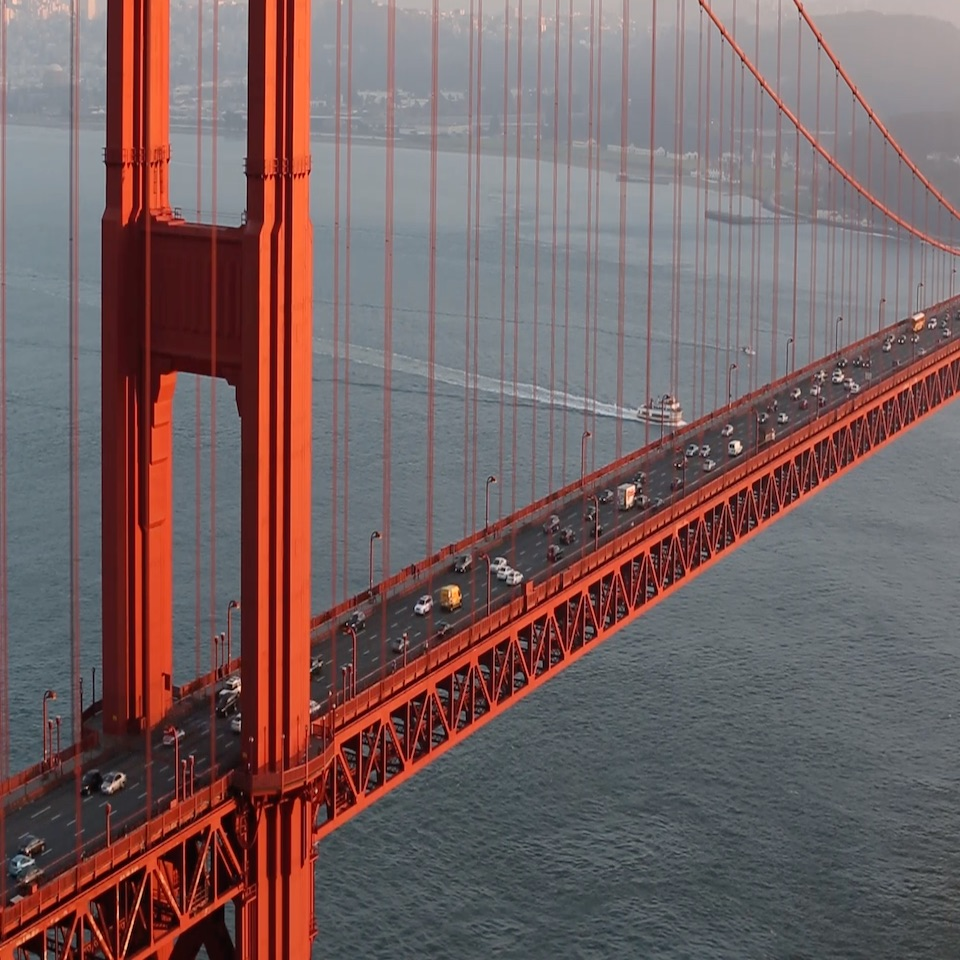
#> input picture ponte.jpg, 960 x 960 px
$ python VarrePixels.py
#> lines starting #> are read from the running program, lines starting #| are printed output that depends on the picture
# Importação das bibliotecas
import cv2 # Biblioteca para manipulação de imagens (OpenCV)

imagem = cv2.imread('ponte.jpg') # Verifica a imagem já existente na pasta: 'ponte.jpg'
#> imagem is the input picture: shape (960, 960, 3); mean B, G, R 97.2, 96.6, 117.4

for y in range(0, imagem.shape[0]): # Percorre a imagem em y
    for x in range(0, imagem.shape[1]): # Percorre a imagem em x
        imagem[y, x] = (255,0,0) # Define a cor da imagem em toda extensão x e y para azul (255, 0, 0)
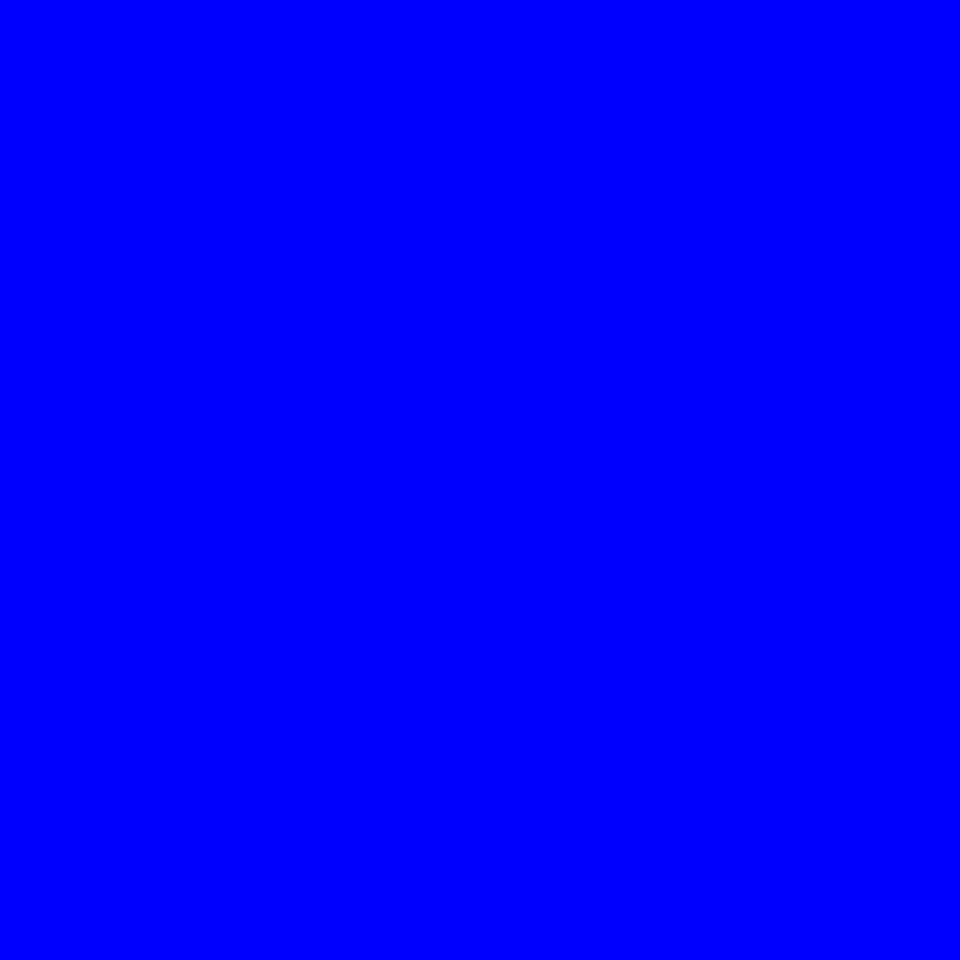
#> imagem: shape (960, 960, 3); mean B, G, R 255, 0, 0

cv2.imshow("Imagem modificada", imagem) # Mostra a imagem modificada

cv2.waitKey() #espera pressionar qualquer tecla
